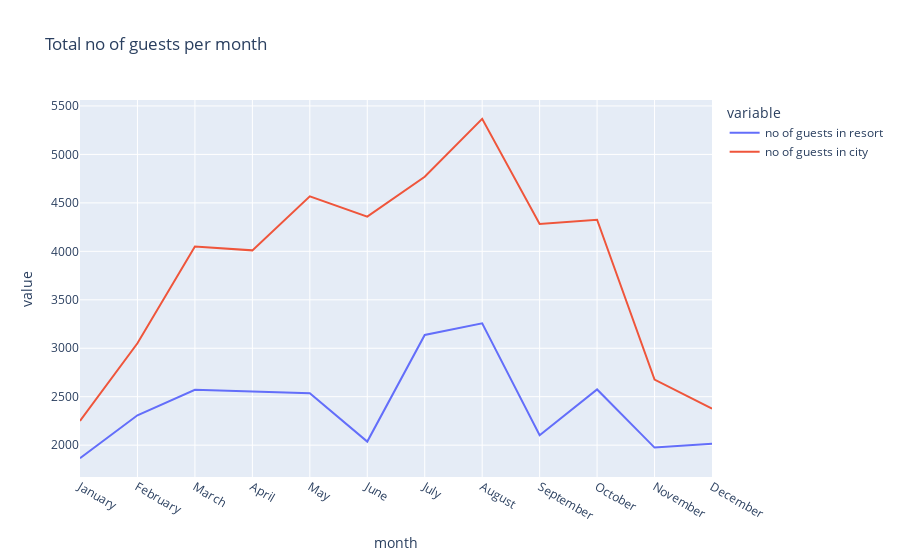

The notebook cell this image was saved under:
### Code cell
px.line(final_rush,x="month",y=["no of guests in resort","no of guests in city"],title="Total no of guests per month")

### Figure 1 — Plotly figure (JSON) as saved in the notebook; plotly's stock layout.template omitted (floating-point values rounded to 4 significant figures)
{"data": [{"hovertemplate": "variable=no of guests in resort<br>month=%{x}<br>value=%{y}<extra></extra>", "legendgroup": "no of guests in resort", "line": {"color": "#636efa", "dash": "solid"}, "mode": "lines", "name": "no of guests in resort", "orientation": "v", "showlegend": true, "type": "scatter", "x": ["January", "February", "March", "April", "May", "June", "July", "August", "September", "October", "November", "December"], "xaxis": "x", "y": [1866, 2308, 2571, 2550, 2535, 2037, 3137, 3257, 2102, 2575, 1975, 2014], "yaxis": "y"}, {"hovertemplate": "variable=no of guests in city<br>month=%{x}<br>value=%{y}<extra></extra>", "legendgroup": "no of guests in city", "line": {"color": "#EF553B", "dash": "solid"}, "mode": "lines", "name": "no of guests in city", "orientation": "v", "showlegend": true, "type": "scatter", "x": ["January", "February", "March", "April", "May", "June", "July", "August", "September", "October", "November", "December"], "xaxis": "x", "y": [2249, 3051, 4049, 4010, 4568, 4358, 4770, 5367, 4283, 4326, 2676, 2377], "yaxis": "y"}], "layout": {"legend": {"title": {"text": "variable"}, "tracegroupgap": 0}, "title": {"text": "Total no of guests per month"}, "xaxis": {"anchor": "y", "domain": [0, 1], "title": {"text": "month"}}, "yaxis": {"anchor": "x", "domain": [0, 1], "title": {"text": "value"}}}}
